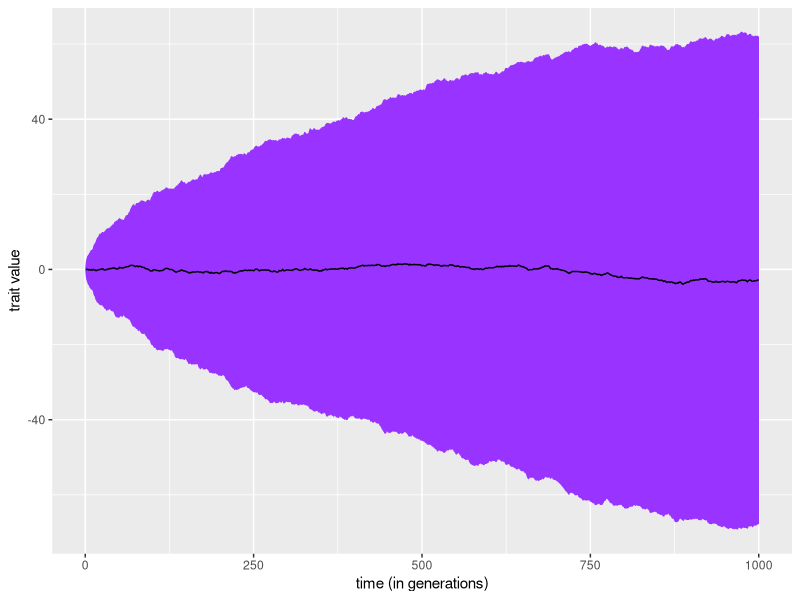
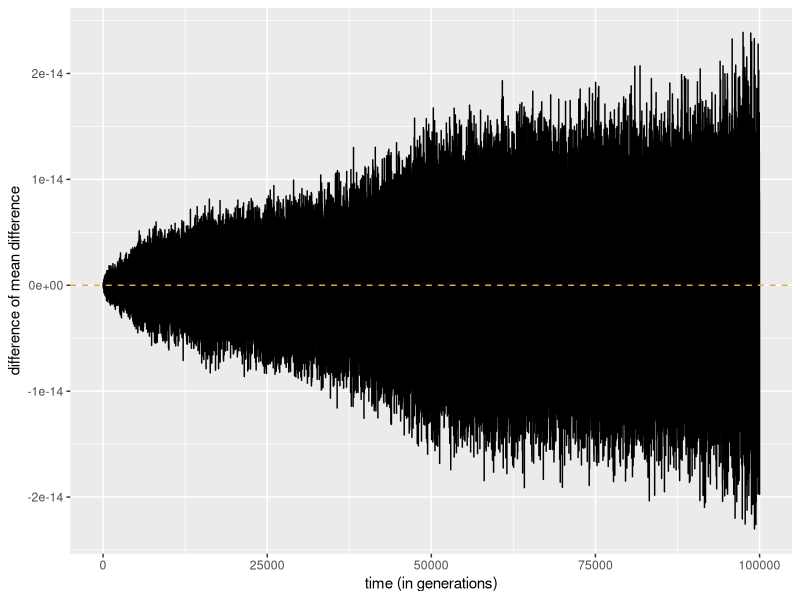
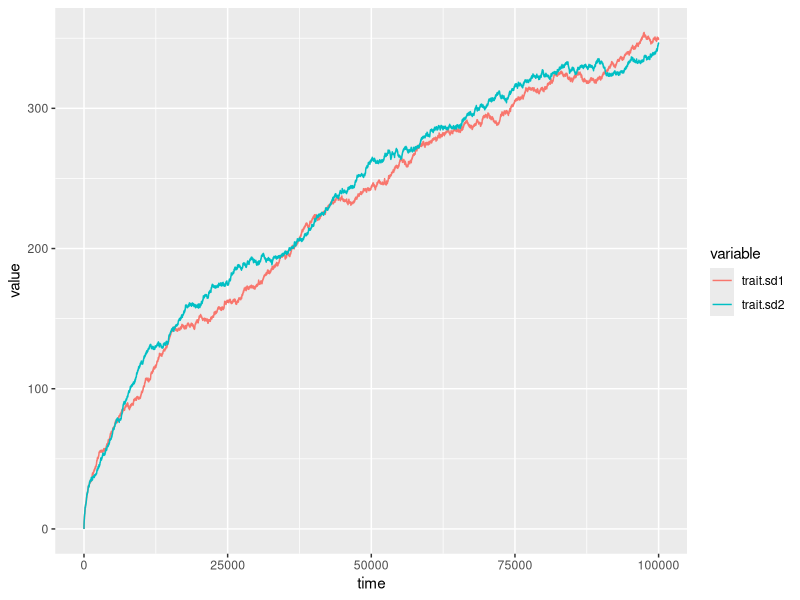
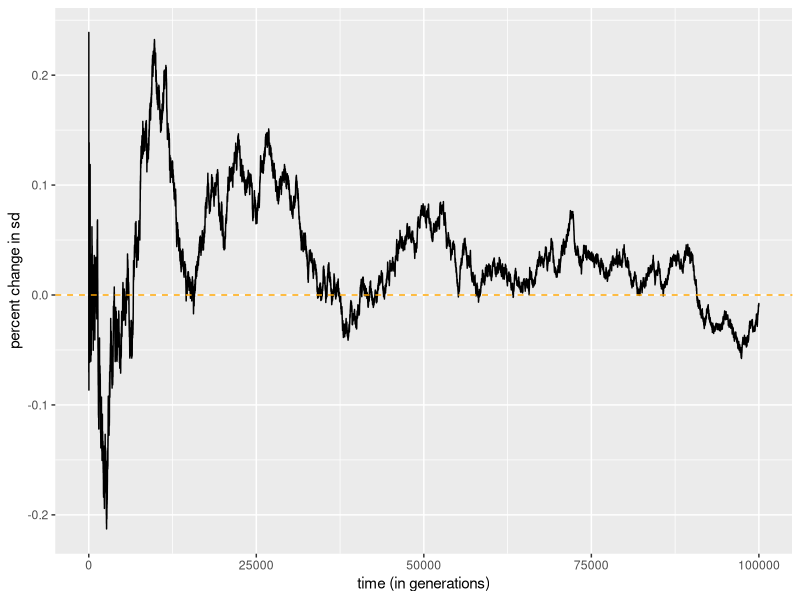

These figures' R source, in order:
#!/usr/bin/Rscript

##################### Trait evolution plots ############################

### For practice -- simulated browninan motion trait data

#install.packages("ape")
library(ape)

### make data

time_steps = 100000
X.b = replicate(100, cumsum(c(0, rnorm(time_steps - 1))))

### change to data frame
### did not use "rownames(m2) <- rownames(m2, do.NULL = FALSE, prefix = "Obs.")" example because didn't work for colnames
### used instead string_concatenate

library(stringr)

df <- as.data.frame(X.b)
colnames(df) <- str_c("ind.",1:100)       

### calculate summary data

trait.mean1 <- apply(df, 1, mean)
trait.sd1 <- apply(df, 1, sd) 

time <- 1:100000
raw.trait <- as.data.frame(cbind(time, trait.mean1,trait.sd1))

h.raw <- head(raw.trait, 1000)

#install.packages("ggplot2")
library(ggplot2)
### install.packages("reshape2")
library(reshape2)
### library(plyr)


####################### RIBBON PLOTS #################################

### ribbon plot with gg plot
### data goes here, change x,y to your liking

ggplot(data=h.raw, aes(x=time, y=trait.mean1)) + geom_ribbon(aes(ymin=trait.mean1-2*trait.sd1, ymax=trait.mean1+2*trait.sd1), color="#9933FF", fill="#9933FF") + geom_line() + scale_x_continuous("time (in generations)") + scale_y_continuous("trait value")


##################### GENERATE DATA SET 2 ############################

### secondary data set for comparison t

time_steps = 100000
X2 = replicate(100, cumsum(c(0, rnorm(time_steps - 1))))
d2 <- as.data.frame(X2)
colnames(d2) <- str_c("ind.",1:100)

trait.mean2 <- apply(d2, 1, mean)
trait.sd2 <- apply(d2, 1, sd)

#################### CALCULATE DIFF FROM MEAN ########################

### full set of differences (for future multiple t-tests)

diff2 <- d2-trait.mean2
diff1 <- df-trait.mean1

### perform ttest on end data

#results <- t.test(diff1[100000,], diff2[100000,])
#results

################## GRAPH MEAN CHANGE IN DIFF V. TIME #################

diff.mean1 <- apply(diff1, 1, mean)
diff.mean2 <- apply(diff2, 1, mean)
diff.mean.change <- diff.mean1-diff.mean2
dmc.g <- cbind(time, diff.mean.change)

dmc.df <- as.data.frame(dmc.g)

ggplot(data=dmc.df, aes(x=time, y=diff.mean.change)) + geom_line() + geom_hline(yintercept=0, color="orange", linetype=2) + scale_x_continuous("time (in generations)") + scale_y_continuous("difference of mean difference")

################## GRAPH BOTH SDS V. TIME ############################

sds <- cbind(time, trait.sd1, trait.sd2)
sd.compare <- melt(as.data.frame(sds), id.vars="time")

ggplot(data=sd.compare, aes(x=time, y=value, color=variable)) + geom_line()

################# GRAPH CORRECTED CHANGE IN SD V. TIME ###############

sd.diff <- trait.sd2 - trait.sd1
trait.comb <- cbind(trait.sd1, trait.sd2)
mean.traits <- apply(trait.comb, 1, mean)
sd.corrected <- sd.diff/mean.traits
sd.corrected[1] <- 0
sd.diff.graph <- cbind(time,sd.corrected)

sd.diff.df <- as.data.frame(sd.diff.graph)

ggplot(data=sd.diff.df, aes(x=time, y=sd.corrected)) + geom_line() + geom_hline(yintercept=0, color="orange", linetype=2) + scale_x_continuous("time (in generations)") + scale_y_continuous("percent change in sd")


